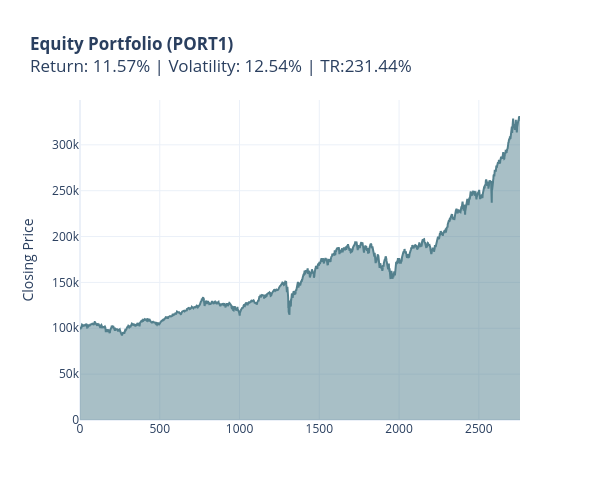
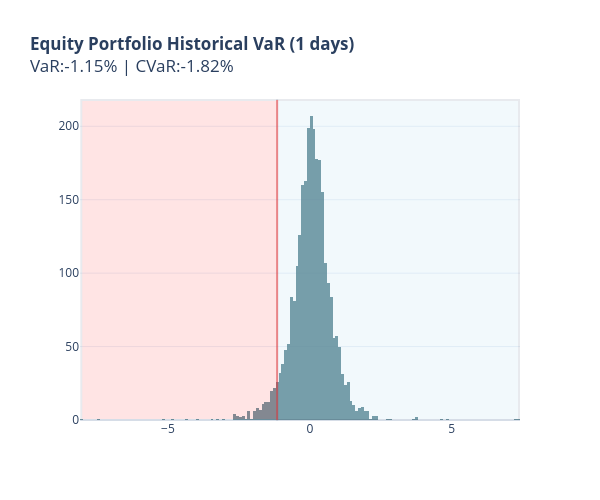
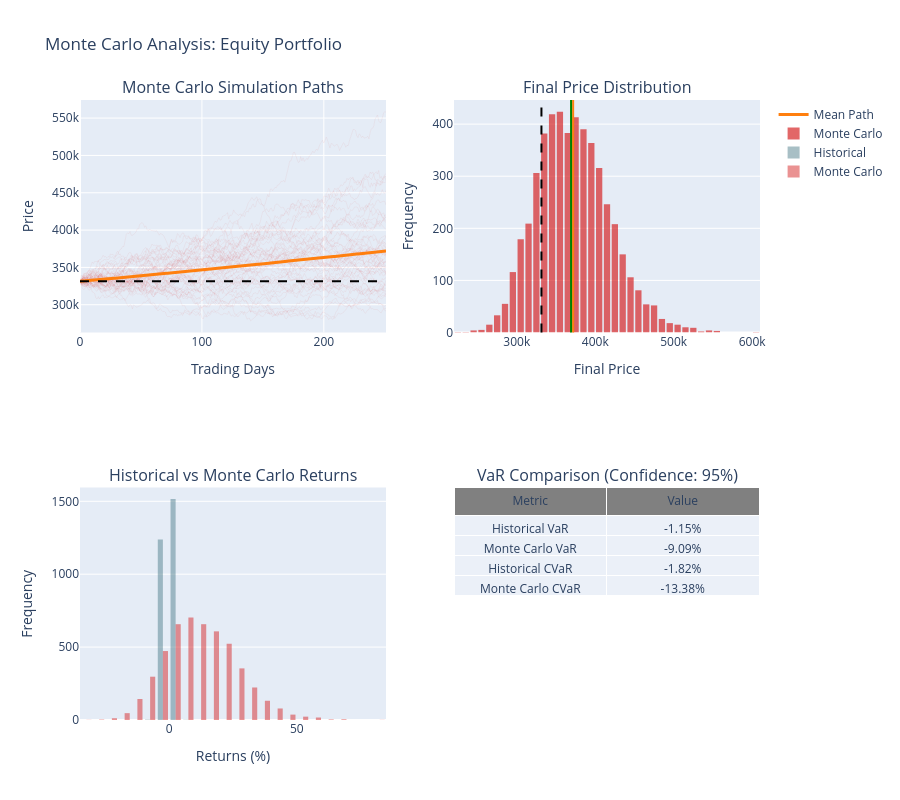

These figures' notebook cell, in order:
### Markdown cell above
## Build Portfolio & Plot

### Code cell
#build portfolio plot
portfolio = Portfolio(
    name="Equity Portfolio",
    identifier="PORT1",
    securities=[spy, gld, eafe],
    weights=[0.33, 0.33, 0.33],
    initial_value=100000,
    conf_level=CONF_LEVEL,
    time_horizen=TIME_HORIZEN,
)

portfolio.update_portfolio_values()
portfolio.plot_prices()
portfolio.plot_histograms()

print(portfolio)

print("\n" + "="*100)
print("RUNNING MONTE CARLO SIMULATIONS")
print("="*100)

# Run Monte Carlo for portfolio
print("\nRunning Monte Carlo for Portfolio...")
portfolio.monte_carlo_sim()
portfolio.plot_monte_carlo()

### Figure 1 — Plotly figure (JSON) as saved in the notebook; plotly's stock layout.template omitted (floating-point values rounded to 4 significant figures; data arrays with more than 128 entries replaced by an {"elided": "..."} marker saying what was removed)
{"data": [{"fill": "tozeroy", "fillcolor": "rgba(83,128,141,0.5)", "hovertemplate": "Date:%{x}  Close:%{y:,.2f}", "line": {"color": "rgb(83,128,141)", "width": 2}, "type": "scatter", "x": {"elided": "2759 int values"}, "y": {"elided": "2759 float values"}}], "layout": {"height": 500, "title": {"text": "<b>Equity Portfolio (PORT1)</b><br>Return: 11.57% | Volatility: 12.54% | TR:231.44%"}, "width": 600, "yaxis": {"title": {"text": "Closing Price"}}}}

### Figure 2 — Plotly figure (JSON) as saved in the notebook; plotly's stock layout.template omitted (floating-point values rounded to 4 significant figures; data arrays with more than 128 entries replaced by an {"elided": "..."} marker saying what was removed)
{"data": [{"marker": {"color": "rgba(83,128,141,0.8)"}, "type": "histogram", "x": {"elided": "2758 float values"}}], "layout": {"height": 500, "shapes": [{"fillcolor": "red", "opacity": 0.1, "type": "rect", "x0": -8.055, "x1": -1.153, "xref": "x", "y0": 0, "y1": 1, "yref": "paper"}, {"fillcolor": "skyblue", "opacity": 0.1, "type": "rect", "x0": -1.153, "x1": 7.373, "xref": "x", "y0": 0, "y1": 1, "yref": "paper"}, {"line": {"color": "rgba(255,51,51,.5)"}, "type": "line", "x0": -1.153, "x1": -1.153, "xref": "x", "y0": 0, "y1": 1, "yref": "paper"}], "title": {"text": "<b>Equity Portfolio Historical VaR (1 days)</b><br>VaR:-1.15% | CVaR:-1.82%"}, "width": 600}}

### Figure 3 — Plotly figure (JSON) as saved in the notebook; plotly's stock layout.template omitted (floating-point values rounded to 4 significant figures; data arrays with more than 128 entries replaced by an {"elided": "..."} marker saying what was removed)
{"data": [{"line": {"color": "rgba(214,39,40,0.1)", "width": 0.5}, "mode": "lines", "showlegend": false, "type": "scatter", "xaxis": "x", "y": {"elided": "252 float values"}, "yaxis": "y"}, {"line": {"color": "rgba(214,39,40,0.1)", "width": 0.5}, "mode": "lines", "showlegend": false, "type": "scatter", "xaxis": "x", "y": {"elided": "252 float values"}, "yaxis": "y"}, {"line": {"color": "rgba(214,39,40,0.1)", "width": 0.5}, "mode": "lines", "showlegend": false, "type": "scatter", "xaxis": "x", "y": {"elided": "252 float values"}, "yaxis": "y"}, {"line": {"color": "rgba(214,39,40,0.1)", "width": 0.5}, "mode": "lines", "showlegend": false, "type": "scatter", "xaxis": "x", "y": {"elided": "252 float values"}, "yaxis": "y"}, {"line": {"color": "rgba(214,39,40,0.1)", "width": 0.5}, "mode": "lines", "showlegend": false, "type": "scatter", "xaxis": "x", "y": {"elided": "252 float values"}, "yaxis": "y"}, {"line": {"color": "rgba(214,39,40,0.1)", "width": 0.5}, "mode": "lines", "showlegend": false, "type": "scatter", "xaxis": "x", "y": {"elided": "252 float values"}, "yaxis": "y"}, {"line": {"color": "rgba(214,39,40,0.1)", "width": 0.5}, "mode": "lines", "showlegend": false, "type": "scatter", "xaxis": "x", "y": {"elided": "252 float values"}, "yaxis": "y"}, {"line": {"color": "rgba(214,39,40,0.1)", "width": 0.5}, "mode": "lines", "showlegend": false, "type": "scatter", "xaxis": "x", "y": {"elided": "252 float values"}, "yaxis": "y"}, {"line": {"color": "rgba(214,39,40,0.1)", "width": 0.5}, "mode": "lines", "showlegend": false, "type": "scatter", "xaxis": "x", "y": {"elided": "252 float values"}, "yaxis": "y"}, {"line": {"color": "rgba(214,39,40,0.1)", "width": 0.5}, "mode": "lines", "showlegend": false, "type": "scatter", "xaxis": "x", "y": {"elided": "252 float values"}, "yaxis": "y"}, {"line": {"color": "rgba(214,39,40,0.1)", "width": 0.5}, "mode": "lines", "showlegend": false, "type": "scatter", "xaxis": "x", "y": {"elided": "252 float values"}, "yaxis": "y"}, {"line": {"color": "rgba(214,39,40,0.1)", "width": 0.5}, "mode": "lines", "showlegend": false, "type": "scatter", "xaxis": "x", "y": {"elided": "252 float values"}, "yaxis": "y"}, {"line": {"color": "rgba(214,39,40,0.1)", "width": 0.5}, "mode": "lines", "showlegend": false, "type": "scatter", "xaxis": "x", "y": {"elided": "252 float values"}, "yaxis": "y"}, {"line": {"color": "rgba(214,39,40,0.1)", "width": 0.5}, "mode": "lines", "showlegend": false, "type": "scatter", "xaxis": "x", "y": {"elided": "252 float values"}, "yaxis": "y"}, {"line": {"color": "rgba(214,39,40,0.1)", "width": 0.5}, "mode": "lines", "showlegend": false, "type": "scatter", "xaxis": "x", "y": {"elided": "252 float values"}, "yaxis": "y"}, {"line": {"color": "rgba(214,39,40,0.1)", "width": 0.5}, "mode": "lines", "showlegend": false, "type": "scatter", "xaxis": "x", "y": {"elided": "252 float values"}, "yaxis": "y"}, {"line": {"color": "rgba(214,39,40,0.1)", "width": 0.5}, "mode": "lines", "showlegend": false, "type": "scatter", "xaxis": "x", "y": {"elided": "252 float values"}, "yaxis": "y"}, {"line": {"color": "rgba(214,39,40,0.1)", "width": 0.5}, "mode": "lines", "showlegend": false, "type": "scatter", "xaxis": "x", "y": {"elided": "252 float values"}, "yaxis": "y"}, {"line": {"color": "rgba(214,39,40,0.1)", "width": 0.5}, "mode": "lines", "showlegend": false, "type": "scatter", "xaxis": "x", "y": {"elided": "252 float values"}, "yaxis": "y"}, {"line": {"color": "rgba(214,39,40,0.1)", "width": 0.5}, "mode": "lines", "showlegend": false, "type": "scatter", "xaxis": "x", "y": {"elided": "252 float values"}, "yaxis": "y"}, {"line": {"color": "rgba(214,39,40,0.1)", "width": 0.5}, "mode": "lines", "showlegend": false, "type": "scatter", "xaxis": "x", "y": {"elided": "252 float values"}, "yaxis": "y"}, {"line": {"color": "rgba(214,39,40,0.1)", "width": 0.5}, "mode": "lines", "showlegend": false, "type": "scatter", "xaxis": "x", "y": {"elided": "252 float values"}, "yaxis": "y"}, {"line": {"color": "rgba(214,39,40,0.1)", "width": 0.5}, "mode": "lines", "showlegend": false, "type": "scatter", "xaxis": "x", "y": {"elided": "252 float values"}, "yaxis": "y"}, {"line": {"color": "rgba(214,39,40,0.1)", "width": 0.5}, "mode": "lines", "showlegend": false, "type": "scatter", "xaxis": "x", "y": {"elided": "252 float values"}, "yaxis": "y"}, {"line": {"color": "rgba(214,39,40,0.1)", "width": 0.5}, "mode": "lines", "showlegend": false, "type": "scatter", "xaxis": "x", "y": {"elided": "252 float values"}, "yaxis": "y"}, {"line": {"color": "rgba(214,39,40,0.1)", "width": 0.5}, "mode": "lines", "showlegend": false, "type": "scatter", "xaxis": "x", "y": {"elided": "252 float values"}, "yaxis": "y"}, {"line": {"color": "rgba(214,39,40,0.1)", "width": 0.5}, "mode": "lines", "showlegend": false, "type": "scatter", "xaxis": "x", "y": {"elided": "252 float values"}, "yaxis": "y"}, {"line": {"color": "rgba(214,39,40,0.1)", "width": 0.5}, "mode": "lines", "showlegend": false, "type": "scatter", "xaxis": "x", "y": {"elided": "252 float values"}, "yaxis": "y"}, {"line": {"color": "rgba(214,39,40,0.1)", "width": 0.5}, "mode": "lines", "showlegend": false, "type": "scatter", "xaxis": "x", "y": {"elided": "252 float values"}, "yaxis": "y"}, {"line": {"color": "rgba(214,39,40,0.1)", "width": 0.5}, "mode": "lines", "showlegend": false, "type": "scatter", "xaxis": "x", "y": {"elided": "252 float values"}, "yaxis": "y"}, {"line": {"color": "rgba(214,39,40,0.1)", "width": 0.5}, "mode": "lines", "showlegend": false, "type": "scatter", "xaxis": "x", "y": {"elided": "252 float values"}, "yaxis": "y"}, {"line": {"color": "rgba(214,39,40,0.1)", "width": 0.5}, "mode": "lines", "showlegend": false, "type": "scatter", "xaxis": "x", "y": {"elided": "252 float values"}, "yaxis": "y"}, {"line": {"color": "rgba(214,39,40,0.1)", "width": 0.5}, "mode": "lines", "showlegend": false, "type": "scatter", "xaxis": "x", "y": {"elided": "252 float values"}, "yaxis": "y"}, {"line": {"color": "rgba(214,39,40,0.1)", "width": 0.5}, "mode": "lines", "showlegend": false, "type": "scatter", "xaxis": "x", "y": {"elided": "252 float values"}, "yaxis": "y"}, {"line": {"color": "rgba(214,39,40,0.1)", "width": 0.5}, "mode": "lines", "showlegend": false, "type": "scatter", "xaxis": "x", "y": {"elided": "252 float values"}, "yaxis": "y"}, {"line": {"color": "rgba(214,39,40,0.1)", "width": 0.5}, "mode": "lines", "showlegend": false, "type": "scatter", "xaxis": "x", "y": {"elided": "252 float values"}, "yaxis": "y"}, {"line": {"color": "rgba(214,39,40,0.1)", "width": 0.5}, "mode": "lines", "showlegend": false, "type": "scatter", "xaxis": "x", "y": {"elided": "252 float values"}, "yaxis": "y"}, {"line": {"color": "rgba(214,39,40,0.1)", "width": 0.5}, "mode": "lines", "showlegend": false, "type": "scatter", "xaxis": "x", "y": {"elided": "252 float values"}, "yaxis": "y"}, {"line": {"color": "rgba(214,39,40,0.1)", "width": 0.5}, "mode": "lines", "showlegend": false, "type": "scatter", "xaxis": "x", "y": {"elided": "252 float values"}, "yaxis": "y"}, {"line": {"color": "rgba(214,39,40,0.1)", "width": 0.5}, "mode": "lines", "showlegend": false, "type": "scatter", "xaxis": "x", "y": {"elided": "252 float values"}, "yaxis": "y"}, {"line": {"color": "rgba(214,39,40,0.1)", "width": 0.5}, "mode": "lines", "showlegend": false, "type": "scatter", "xaxis": "x", "y": {"elided": "252 float values"}, "yaxis": "y"}, {"line": {"color": "rgba(214,39,40,0.1)", "width": 0.5}, "mode": "lines", "showlegend": false, "type": "scatter", "xaxis": "x", "y": {"elided": "252 float values"}, "yaxis": "y"}, {"line": {"color": "rgba(214,39,40,0.1)", "width": 0.5}, "mode": "lines", "showlegend": false, "type": "scatter", "xaxis": "x", "y": {"elided": "252 float values"}, "yaxis": "y"}, {"line": {"color": "rgba(214,39,40,0.1)", "width": 0.5}, "mode": "lines", "showlegend": false, "type": "scatter", "xaxis": "x", "y": {"elided": "252 float values"}, "yaxis": "y"}, {"line": {"color": "rgba(214,39,40,0.1)", "width": 0.5}, "mode": "lines", "showlegend": false, "type": "scatter", "xaxis": "x", "y": {"elided": "252 float values"}, "yaxis": "y"}, {"line": {"color": "rgba(214,39,40,0.1)", "width": 0.5}, "mode": "lines", "showlegend": false, "type": "scatter", "xaxis": "x", "y": {"elided": "252 float values"}, "yaxis": "y"}, {"line": {"color": "rgba(214,39,40,0.1)", "width": 0.5}, "mode": "lines", "showlegend": false, "type": "scatter", "xaxis": "x", "y": {"elided": "252 float values"}, "yaxis": "y"}, {"line": {"color": "rgba(214,39,40,0.1)", "width": 0.5}, "mode": "lines", "showlegend": false, "type": "scatter", "xaxis": "x", "y": {"elided": "252 float values"}, "yaxis": "y"}, {"line": {"color": "rgba(214,39,40,0.1)", "width": 0.5}, "mode": "lines", "showlegend": false, "type": "scatter", "xaxis": "x", "y": {"elided": "252 float values"}, "yaxis": "y"}, {"line": {"color": "rgba(214,39,40,0.1)", "width": 0.5}, "mode": "lines", "showlegend": false, "type": "scatter", "xaxis": "x", "y": {"elided": "252 float values"}, "yaxis": "y"}, {"line": {"color": "rgb(255,127,14)", "width": 3}, "mode": "lines", "name": "Mean Path", "type": "scatter", "xaxis": "x", "y": {"elided": "252 float values"}, "yaxis": "y"}, {"marker": {"color": "rgb(214,39,40)"}, "name": "Monte Carlo", "nbinsx": 50, "opacity": 0.7, "type": "histogram", "x": {"elided": "5000 float values"}, "xaxis": "x2", "yaxis": "y2"}, {"marker": {"color": "rgb(83,128,141)"}, "name": "Historical", "nbinsx": 50, "opacity": 0.5, "type": "histogram", "x": {"elided": "2758 float values"}, "xaxis": "x3", "yaxis": "y3"}, {"marker": {"color": "rgb(214,39,40)"}, "name": "Monte Carlo", "nbinsx": 50, "opacity": 0.5, "type": "histogram", "x": {"elided": "5000 float values"}, "xaxis": "x3", "yaxis": "y3"}, {"cells": {"align": "center", "values": [["Historical VaR", "Monte Carlo VaR", "Historical CVaR", "Monte Carlo CVaR"], ["-1.15%", "-9.09%", "-1.82%", "-13.38%"]]}, "domain": {"x": [0.55, 1], "y": [0, 0.375]}, "header": {"align": "center", "fill": {"color": "gray"}, "values": ["Metric", "Value"]}, "type": "table"}], "layout": {"annotations": [{"font": {"size": 16}, "showarrow": false, "text": "Monte Carlo Simulation Paths", "x": 0.225, "xanchor": "center", "xref": "paper", "y": 1, "yanchor": "bottom", "yref": "paper"}, {"font": {"size": 16}, "showarrow": false, "text": "Final Price Distribution", "x": 0.775, "xanchor": "center", "xref": "paper", "y": 1, "yanchor": "bottom", "yref": "paper"}, {"font": {"size": 16}, "showarrow": false, "text": "Historical vs Monte Carlo Returns", "x": 0.225, "xanchor": "center", "xref": "paper", "y": 0.375, "yanchor": "bottom", "yref": "paper"}, {"font": {"size": 16}, "showarrow": false, "text": "VaR Comparison (Confidence: 95%)", "x": 0.775, "xanchor": "center", "xref": "paper", "y": 0.375, "yanchor": "bottom", "yref": "paper"}], "height": 800, "shapes": [{"line": {"color": "black", "dash": "dash", "width": 2}, "type": "line", "x0": 0, "x1": 1, "xref": "x domain", "y0": 331400.0, "y1": 331400.0, "yref": "y"}, {"line": {"color": "rgb(255,127,14)", "width": 2}, "type": "line", "x0": 371800.0, "x1": 371800.0, "xref": "x2", "y0": 0, "y1": 1, "yref": "y2 domain"}, {"line": {"color": "green", "width": 2}, "type": "line", "x0": 369200.0, "x1": 369200.0, "xref": "x2", "y0": 0, "y1": 1, "yref": "y2 domain"}, {"line": {"color": "black", "dash": "dash", "width": 2}, "type": "line", "x0": 331400.0, "x1": 331400.0, "xref": "x2", "y0": 0, "y1": 1, "yref": "y2 domain"}], "showlegend": true, "title": {"text": "Monte Carlo Analysis: Equity Portfolio"}, "xaxis": {"anchor": "y", "domain": [0, 0.45], "title": {"text": "Trading Days"}}, "xaxis2": {"anchor": "y2", "domain": [0.55, 1], "title": {"text": "Final Price"}}, "xaxis3": {"anchor": "y3", "domain": [0, 0.45], "title": {"text": "Returns (%)"}}, "yaxis": {"anchor": "x", "domain": [0.625, 1], "title": {"text": "Price"}}, "yaxis2": {"anchor": "x2", "domain": [0.625, 1], "title": {"text": "Frequency"}}, "yaxis3": {"anchor": "x3", "domain": [0, 0.375], "title": {"text": "Frequency"}}}}
